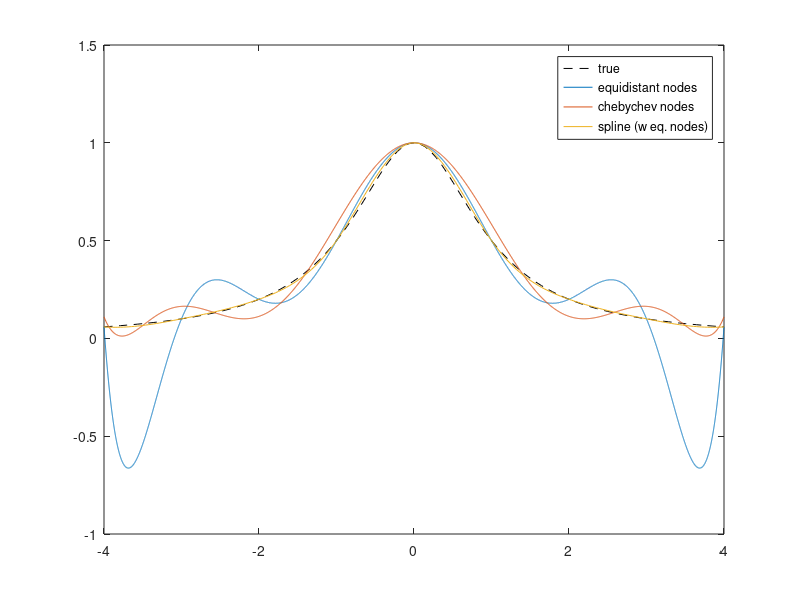

MATLAB code for this plot: (Note: this script raises an error after producing the figure.)
% Problem:  Splines
% Topic:    Polynomial Interpolation (3) / Slide 54-55/73
% Author:   M. Boussé, P. Collins
% Version:  13/04/2022

clear variables; close all; clc;

%% equidistant

f = @(x) 1./(1+x.^2);
a = 4;
n = 8; % degree: show 8, 16, 32, 64
xs = linspace(-a,a,n+1);
ys = f(xs);

% figure, plot(xs,ys,'s'),

cs = polyfit(xs,ys,n);
p = @(x) polyval(cs,x);

figure, fplot(f,[-a,a],'k--'), hold on, fplot(p,[-a,a]), hold off;

%% chebyshev

xs = -a*cos((2*[0:n]+1)*pi/(2*n+2));
ys = f(xs);

cs = polyfit(xs,ys,n);
p = @(x) polyval(cs,x);

hold on, fplot(p,[-a,a]), hold off;

%% splines

df = @(x) 2*x./(1+x.^2).^2;
wa = df(-a); wb = df(a);
xs = linspace(-a,a,n+1);
ys = f(xs);
S = spline(xs,[wa,ys,wb]);
s = @(x) ppval(S,x);

hold on, fplot(s,[-a,a]), hold off;
legend('true','equidistant nodes','chebychev nodes','spline (w eq. nodes)');


%% fun with splines

clear variables; close all; clc;

[xy,spcv] = getcurve

% pen tool in illustrator
% uses cscvn (cubic spline fitting)
